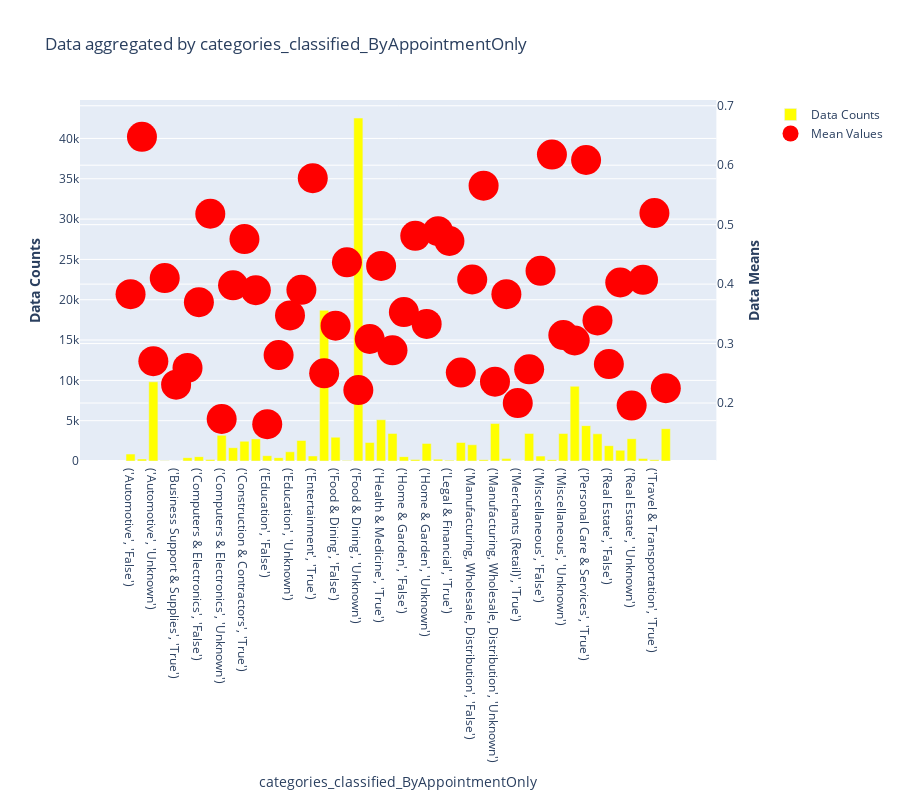

This figure's notebook cell:
### Code cell
fig = plots.investigate_categoric_variable(df, response, ['categories_classified', 'ByAppointmentOnly'], ["Unknown"])
fig.update_layout(height=800)

### Figure 1 — Plotly figure (JSON) as saved in the notebook; plotly's stock layout.template omitted (floating-point values rounded to 4 significant figures)
{"data": [{"marker": {"color": "yellow"}, "name": "Data Counts", "type": "bar", "x": ["('Automotive', 'False')", "('Automotive', 'True')", "('Automotive', 'Unknown')", "('Business Support & Supplies', 'False')", "('Business Support & Supplies', 'True')", "('Business Support & Supplies', 'Unknown')", "('Computers & Electronics', 'False')", "('Computers & Electronics', 'True')", "('Computers & Electronics', 'Unknown')", "('Construction & Contractors', 'False')", "('Construction & Contractors', 'True')", "('Construction & Contractors', 'Unknown')", "('Education', 'False')", "('Education', 'True')", "('Education', 'Unknown')", "('Entertainment', 'False')", "('Entertainment', 'True')", "('Entertainment', 'Unknown')", "('Food & Dining', 'False')", "('Food & Dining', 'True')", "('Food & Dining', 'Unknown')", "('Health & Medicine', 'False')", "('Health & Medicine', 'True')", "('Health & Medicine', 'Unknown')", "('Home & Garden', 'False')", "('Home & Garden', 'True')", "('Home & Garden', 'Unknown')", "('Legal & Financial', 'False')", "('Legal & Financial', 'True')", "('Legal & Financial', 'Unknown')", "('Manufacturing, Wholesale, Distribution', 'False')", "('Manufacturing, Wholesale, Distribution', 'True')", "('Manufacturing, Wholesale, Distribution', 'Unknown')", "('Merchants (Retail)', 'False')", "('Merchants (Retail)', 'True')", "('Merchants (Retail)', 'Unknown')", "('Miscellaneous', 'False')", "('Miscellaneous', 'True')", "('Miscellaneous', 'Unknown')", "('Personal Care & Services', 'False')", "('Personal Care & Services', 'True')", "('Personal Care & Services', 'Unknown')", "('Real Estate', 'False')", "('Real Estate', 'True')", "('Real Estate', 'Unknown')", "('Travel & Transportation', 'False')", "('Travel & Transportation', 'True')", "('Travel & Transportation', 'Unknown')"], "xaxis": "x", "y": [859, 247, 9817, 39, 13, 413, 541, 191, 3188, 1651, 2449, 2743, 657, 417, 1140, 2544, 621, 18697, 2951, 71, 42530, 2301, 5111, 3423, 541, 187, 2183, 227, 91, 2296, 2011, 168, 4646, 295, 10, 3421, 606, 157, 3408, 9267, 4386, 3370, 1898, 1336, 2763, 302, 154, 4009], "yaxis": "y"}, {"marker": {"color": "red", "size": 30}, "mode": "markers", "name": "Mean Values", "type": "scatter", "x": ["('Automotive', 'False')", "('Automotive', 'True')", "('Automotive', 'Unknown')", "('Business Support & Supplies', 'False')", "('Business Support & Supplies', 'True')", "('Business Support & Supplies', 'Unknown')", "('Computers & Electronics', 'False')", "('Computers & Electronics', 'True')", "('Computers & Electronics', 'Unknown')", "('Construction & Contractors', 'False')", "('Construction & Contractors', 'True')", "('Construction & Contractors', 'Unknown')", "('Education', 'False')", "('Education', 'True')", "('Education', 'Unknown')", "('Entertainment', 'False')", "('Entertainment', 'True')", "('Entertainment', 'Unknown')", "('Food & Dining', 'False')", "('Food & Dining', 'True')", "('Food & Dining', 'Unknown')", "('Health & Medicine', 'False')", "('Health & Medicine', 'True')", "('Health & Medicine', 'Unknown')", "('Home & Garden', 'False')", "('Home & Garden', 'True')", "('Home & Garden', 'Unknown')", "('Legal & Financial', 'False')", "('Legal & Financial', 'True')", "('Legal & Financial', 'Unknown')", "('Manufacturing, Wholesale, Distribution', 'False')", "('Manufacturing, Wholesale, Distribution', 'True')", "('Manufacturing, Wholesale, Distribution', 'Unknown')", "('Merchants (Retail)', 'False')", "('Merchants (Retail)', 'True')", "('Merchants (Retail)', 'Unknown')", "('Miscellaneous', 'False')", "('Miscellaneous', 'True')", "('Miscellaneous', 'Unknown')", "('Personal Care & Services', 'False')", "('Personal Care & Services', 'True')", "('Personal Care & Services', 'Unknown')", "('Real Estate', 'False')", "('Real Estate', 'True')", "('Real Estate', 'Unknown')", "('Travel & Transportation', 'False')", "('Travel & Transportation', 'True')", "('Travel & Transportation', 'Unknown')"], "xaxis": "x", "y": [0.383, 0.6478, 0.2703, 0.4103, 0.2308, 0.2591, 0.3697, 0.5183, 0.1731, 0.3979, 0.4757, 0.3897, 0.1644, 0.2806, 0.3474, 0.3903, 0.5781, 0.25, 0.3301, 0.4366, 0.2218, 0.3077, 0.4306, 0.2886, 0.353, 0.4813, 0.333, 0.489, 0.4725, 0.2513, 0.4078, 0.5655, 0.2359, 0.3831, 0.2, 0.2567, 0.4224, 0.6178, 0.3143, 0.3052, 0.6088, 0.3389, 0.2655, 0.4027, 0.1958, 0.4073, 0.5195, 0.225], "yaxis": "y2"}], "layout": {"height": 800, "title": {"text": "Data aggregated by categories_classified_ByAppointmentOnly"}, "xaxis": {"anchor": "y", "domain": [0, 0.94], "title": {"text": "categories_classified_ByAppointmentOnly"}}, "yaxis": {"anchor": "x", "domain": [0, 1], "title": {"text": "<b>Data Counts</b>"}}, "yaxis2": {"anchor": "x", "overlaying": "y", "side": "right", "title": {"text": "<b>Data Means</b>"}}}}
